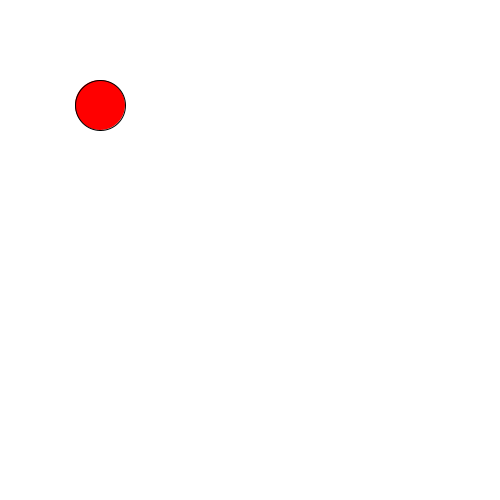
Frame 1 (no input)
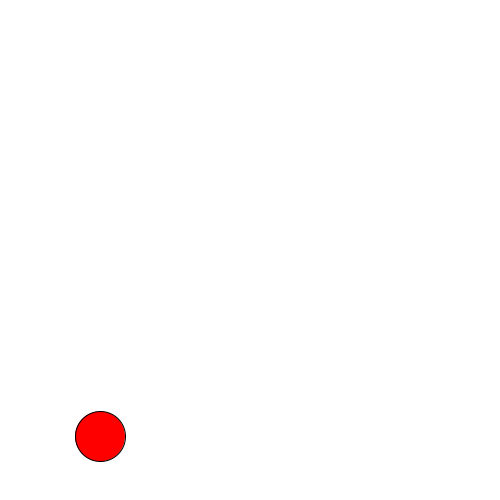
Frame 60 (the mouse pressed at the canvas centre just before this capture)
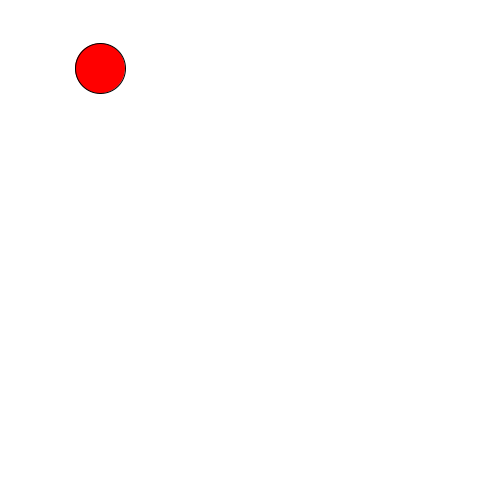
Frame 120 (the mouse held since frame 60 and released just before this capture)

The Processing sketch that drew these frames (run headless with seeded random() and noise(); from frame 60 on, the mouse is pressed at the canvas centre):

// Processing sketch: processing_104847
// ── processing_104847.pde

float y=100;
float speed=5;
float g=0.1;

void setup(){
  size(500,500);
}

void draw(){
  background(255);
  y= y+ speed;
  speed= speed+ g;
  if((y>height)||(y<0)){
    speed= speed*-0.95;
  }
  stroke(0);
  fill(255,0,0);
  ellipse(100,y,50,50);
}
